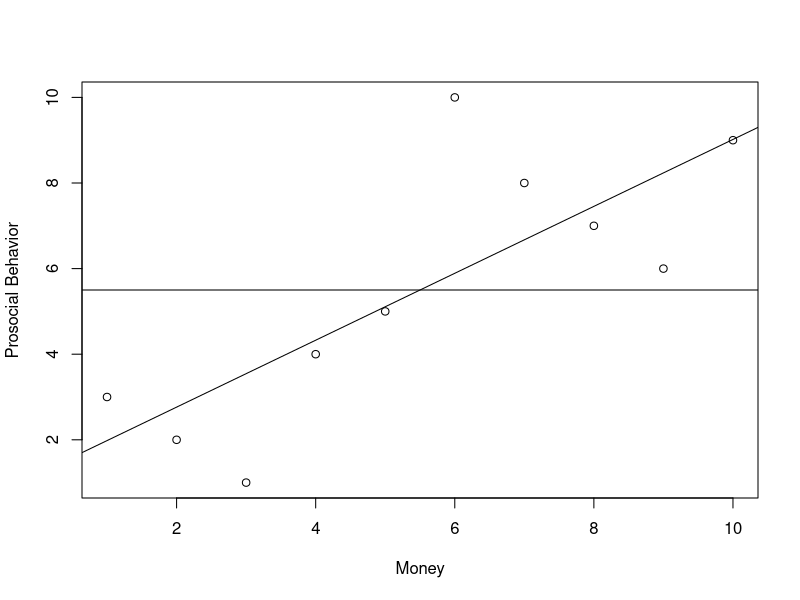

This figure's R source:
# Calculate Pearson's r 

x <- c( 2, 4, 1.5, 2, 3)
y <- c(7, 3, 8, 8, 6)

Zx <- (x-mean(x))/sd(x)
Zy <- (y-mean(y))/sd(y)

r <- sum(Zx*Zy)/(length(x)-1)

# Our data
money <- c(1,2,3,4,5,6,7,8,9,10)
prosocial <- c(3, 2, 1, 4, 5, 10, 8, 7, 6,9)
# Find the regression coefficients
lm(prosocial ~ money)
# Your plot
plot(money, prosocial, xlab = "Money", ylab = "Prosocial Behavior")
# Your regression line
line <- lm(prosocial ~ money)
abline(line)
# Add a line that shows the mean of the dependent variable
abline(mean(prosocial), 0)
#Correlation 
cov(money,prosocial)